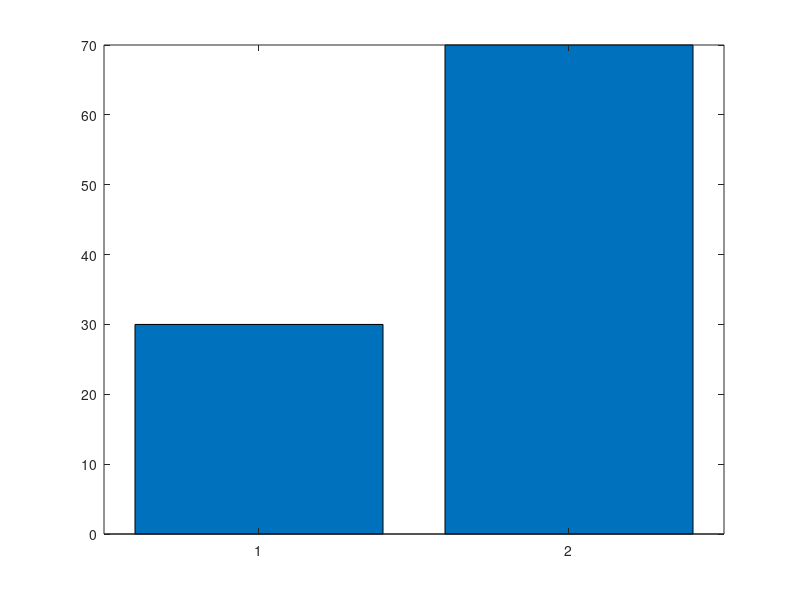

Recreate this plot in MATLAB.
i = 0
nochange = 0
while i < 100
car = randi([1,3])
guess = randi([1, 3])
if car == guess
  nochange++
end
i++
end
j = 0
withchange = 0
while j < 100
  car = randi([1,3])
guess = randi([1, 3])
for k = 1:3
  if k~= car && k~= guess
    revealed = k
  end
end
for l = 1:3
  if l~=guess && l~= revealed
    guess2 = l
  end
end

if car == guess2
  withchange++
end
j++
end
y = [nochange, withchange]
bar(y)
